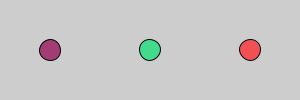
Frame 1 (no input)
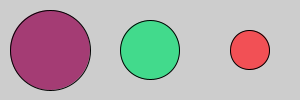
Frame 60 (the mouse pressed at the canvas centre just before this capture)
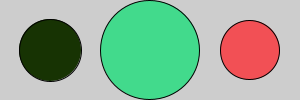
Frame 120 (the mouse held since frame 60 and released just before this capture)

The Processing sketch that drew these frames (run headless with seeded random() and noise(); from frame 60 on, the mouse is pressed at the canvas centre):

// Processing sketch: loading_WIP
// ── loading_WIP.pde
int s = 20;
float s1 = 20;
float s2 = 20;
int x = 1;
float x1 = 0.66;
float x2 = 0.33;

float a = random(255);
float a1 = random(255);
float a2 = random(255);
float b = random(255);
float b1 = random(255);
float b2 = random(255);
float c = random(255);
float c1 = random(255);
float c2 = random(255);

void setup(){
  size(300,100);
  frameRate(50);
}

void draw(){
  background(205);
  s = s + x;
  s1 = s1 + x1;
  s2 = s2 + x2;
  fill(a,b,c);
  ellipse(50,50,s,s);
  fill(a1,b1,c1);
  ellipse(150,50,s1,s1);
  fill(a2,b2,c2);
  ellipse(250,50,s2,s2);
  if(s > 100){
    x = -1;
    a = random(255);
    b = random(255);
    c = random(255);
  }
  if(s < 20){
    x = 1;
    a = random(255);
    b = random(255);
    c = random(255);
  }
  if(s1 > 100){
    x1 = -0.66;
    a1 = random(255);
    b1 = random(255);
    c1 = random(255);
  }
  if(s1 < 20){
    x1 = 0.66;
    a1 = random(255);
    b1 = random(255);
    c1 = random(255);
  }
  if(s2 > 100){
    x2 = -0.33;
    a2 = random(255);
    b2 = random(255);
    c2 = random(255);
  }
  if(s2 < 20){
    x2 = 0.33;
    a2 = random(255);
    b2 = random(255);
    c2 = random(255);
  }
}
